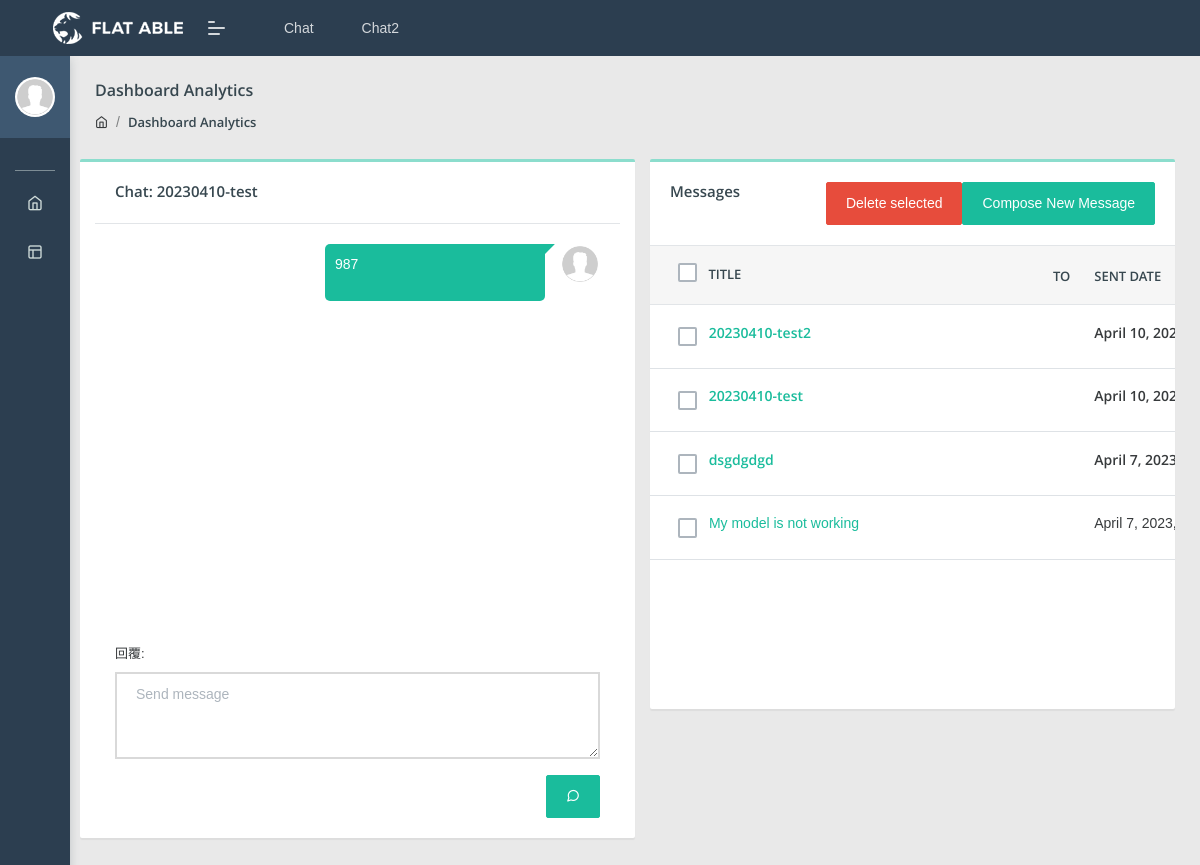
/welcome/chat/13/ (signed in), run on an earlier commit of the app's database.
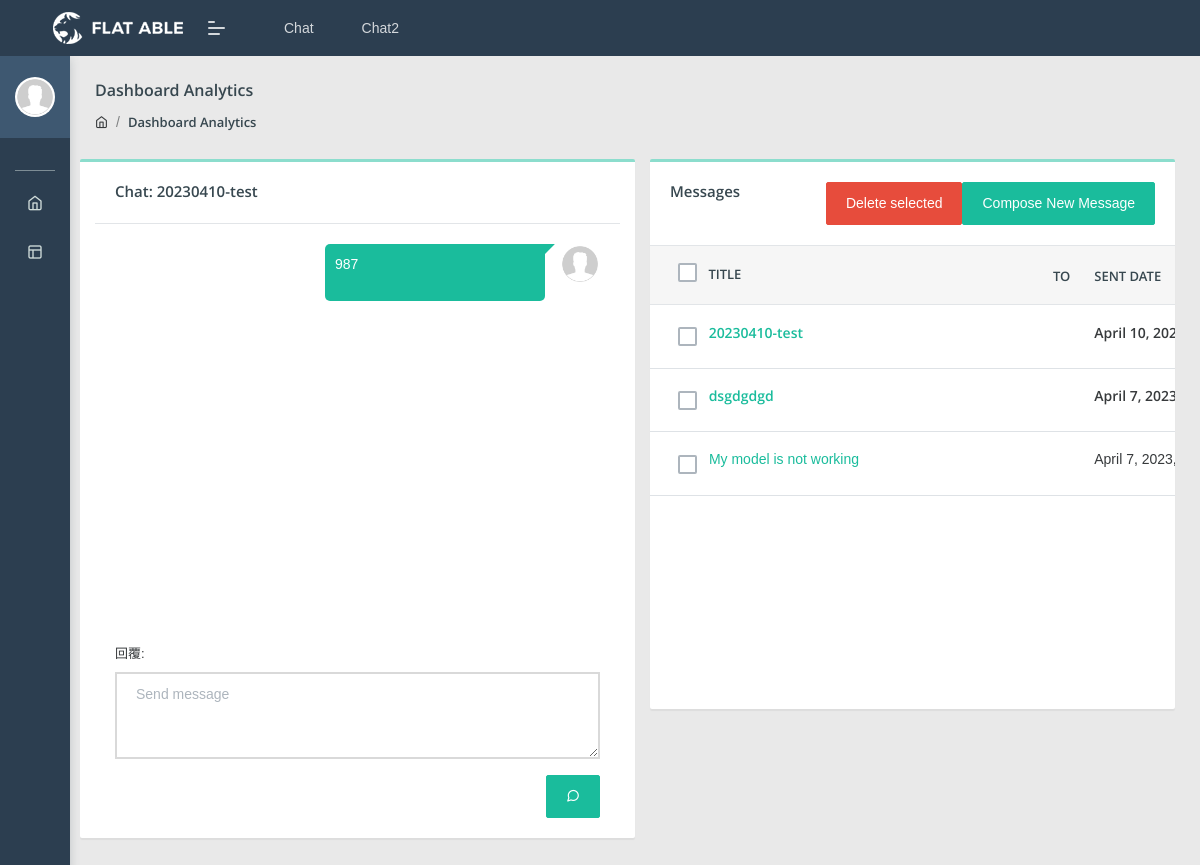
And on a later commit of the database.
### welcome/models.py (models this page shows)
class chat(models.Model):
    chatOwner = models.ForeignKey(User, null = True, on_delete = models.SET_NULL, related_name='chat', blank = True)
    chatTitle  = models.CharField(max_length=256)
    createdDate = models.DateTimeField(default=timezone.now)
    chatReceiver = models.ForeignKey(User, null=True, on_delete=models.CASCADE, related_name='chat_reciver', blank=True)
    chatContent = models.TextField()
    is_viewed = models.BooleanField(default=False)
    archived = models.BooleanField(default=False)
    viewedDate = models.DateTimeField(null=True)
    def __str__(self):
        return self.chatTitle

### welcome/views.py (the view, shortened to what this page needs)
# urls.py: path('chat/<int:pk>/', chatDetail.as_view(), name='chatDetails'),
class chatDetail(DetailView):
    model = chat
    template_name = 'chatDetail.html'
    replys = replyModelForm
    def get_context_data(self, **kwargs):
        context = super().get_context_data(**kwargs)
        user = self.request.user
        print('>>>>>>>>>>>>>>>>>>>here')
        if str(self.request.user) != 'admin':
            context['chatListAll'] = chat.objects.filter(Q(chatOwner=user) | Q(chatReceiver=user), archived=False).order_by('-createdDate')
        else:
            context['chatListAll'] = chat.objects.all().order_by('-createdDate').values()
        form = chatModelForm()
        context['form'] = form
        context['title'] = self.get_object()
        context['replys'] = replys.objects.filter(replyBelongsTo_id = self.kwargs['pk']).all().values()
        context['replyForm'] = replyModelForm(initial={'replyBelongsTo': self.get_object(), 'replyerID': self.request.user,})
        return context

### welcome/forms.py
class chatModelForm(forms.ModelForm):
    class Meta:
        model = chat
        fields = [
            'chatOwner',
            'chatTitle',
            'chatReceiver',
            'chatContent',
        ]
        widgets= {
            'chatOwner': forms.HiddenInput(),#Select(attrs={'class':'form-control'}),
            'chatTitle' : forms.TextInput(attrs={'class': 'form-control'}),
            'chatReceiver' : forms.Select(attrs={'class': 'form-control'}),
            'chatContent' : forms.Textarea(attrs={'class': 'form-control'}),
        }
        labels = {
            'chatOwner': "提問人",
            'chatTitle' : "標題",
            'chatReceiver' : "收件人",
            'chatContent' : "內容",
        }

### templates/chatDetail.html (shortened to what this page needs)
{% extends 'chat_home.html' %}
{% load i18n %}
{% load static %}
{%block chatDeatils%}
    {% if request.user != object.chatOwner %}
        <div class="row m-b-20 received-chat">
            {% include 'chatIcon.html' %}
    {% else %}
        <div class="row m-b-20 send-chat">
    {% endif %}
            <div class="col">
                <div class="msg">
                    <p class="m-b-0">
                        <div class="chatContentDiv">{{ object.chatContent }}</div>
                    </p>
                </div>
                <p class="text-muted m-b-0">{{ object.createdData|date:'Y/m/d h:m:s' }}</p>
            </div>
            {% if request.user == object.chatOwner %}
                {% include 'chatIcon.html' %}
            {% endif %}
        </div>
{%endblock%}

### templates/chat_home.html (shortened to what this page needs)
{% extends 'chat_base_template.html' %}
{%load i18n%}
{% block chatContent %}
<div class="card chat-card col-lg-6 col-md-12" style="min-height: 550px;overflow-x:hidden;overflow-y: auto;">
  <div class="card-header">
    {% if replyForm %}
      <h5 id="chat_topic_name">Chat: {{title}}</h5>
    {% else %}
      <h5 id="chat_topic_name">Chat</h5>
    {% endif %}
  </div>
  <div class="card-body" style="height:400px;overflow-x:hidden;overflow-y:auto">
    {%block chatDeatils%}{%endblock%}
  </div>
  {% if replyForm %}
  <div class="card-body">
    <form method="POST" action="">
        {{replyForm.as_p}}
        <button class="btn btn-primary float-right" type="submit" value="save"><i class="feather icon-message-circle"></i></button>
    </form>
  </div>
  {% endif%}
</div>
<div class="col-xl-6 col-md-12">
  <form action="{% url 'del_chat' %}" method="POST">
    <div class="card table-card" style="min-height: 550px;">
      <div class="card-header">
        <h5>Messages</h5>
        <button type="button" class="btn  btn-primary float-right" data-toggle="modal"
        data-target="#exampleModalCenter">{% trans 'Compose New Message'%}</button>
        <button type="submit" class="btn  btn-danger float-right">{% trans 'Delete selected'%}</button>
      </div>
      <div class="card-body p-0">
        <div class="table-responsive">
          <table class="table table-hover mb-0">
            <thead>
              <tr>
                <th>
                  <div class="chk-option">
                    <label class="check-task custom-control custom-checkbox d-flex justify-content-center done-task">
                    </label>
                  </div>
                  Title
                </th>
                <th>To</th>
                <th>Sent Date</th>
              </tr>
            </thead>
            <tbody>
              {% for chat in chatListAll %}
              {% if chat.is_viewed %}
              <tr >
                <td>
                  <div class="chk-option">
                    <label class="check-task custom-control custom-checkbox d-flex justify-content-center done-task">
                    </label>
                  </div>
                  <div class="d-inline-block" style="width:20rem;overflow:hidden;text-overflow:ellipsis">
                    <a href="{% url 'chatDetails' chat.id%}">
                    {{chat.chatTitle}}</a>
                  </div>
                </td>
                <td>{{chat.chatReceiver_username}}</td>
                <td>{{chat.createdDate}}</td>
              </tr>
              {%else%}
              <tr style="font-weight:bolder">
                <td>
                  <div class="chk-option">
                    <label class="check-task custom-control custom-checkbox d-flex justify-content-center done-task">
                    </label>
                  </div>
                  <div class="d-inline-block" style="width:20rem;overflow:hidden;text-overflow:ellipsis">
                    <a href="{% url 'chatDetails' chat.id%}">
                      {{chat.chatTitle}}
                    </a>
                  </div>
                </td>
                <td>{{chat.chatReceiver_username}}</td>
                <td>{{chat.createdDate}}</td>
              </tr>
              {%endif%}
              {% endfor %}
            </tbody>
          </table>
        </div>
      </div>
    </div>
</form>
</div>
{% endblock %}

What changed in the data, as far as the page shows it:
removed chat: chatTitle "20230410-test2", createdDate "April 10,…"
